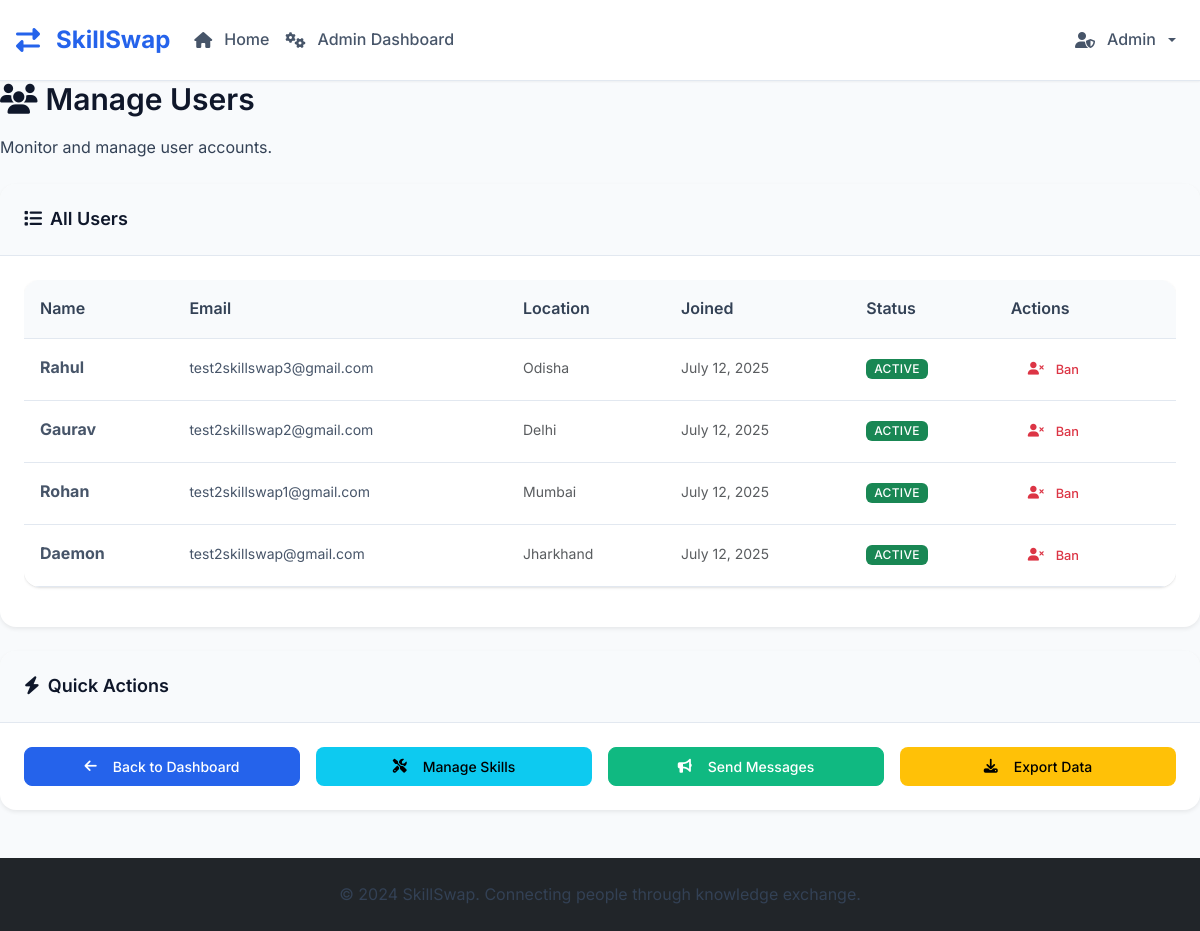
/admin/users (signed in), run on an earlier commit of the app's database.
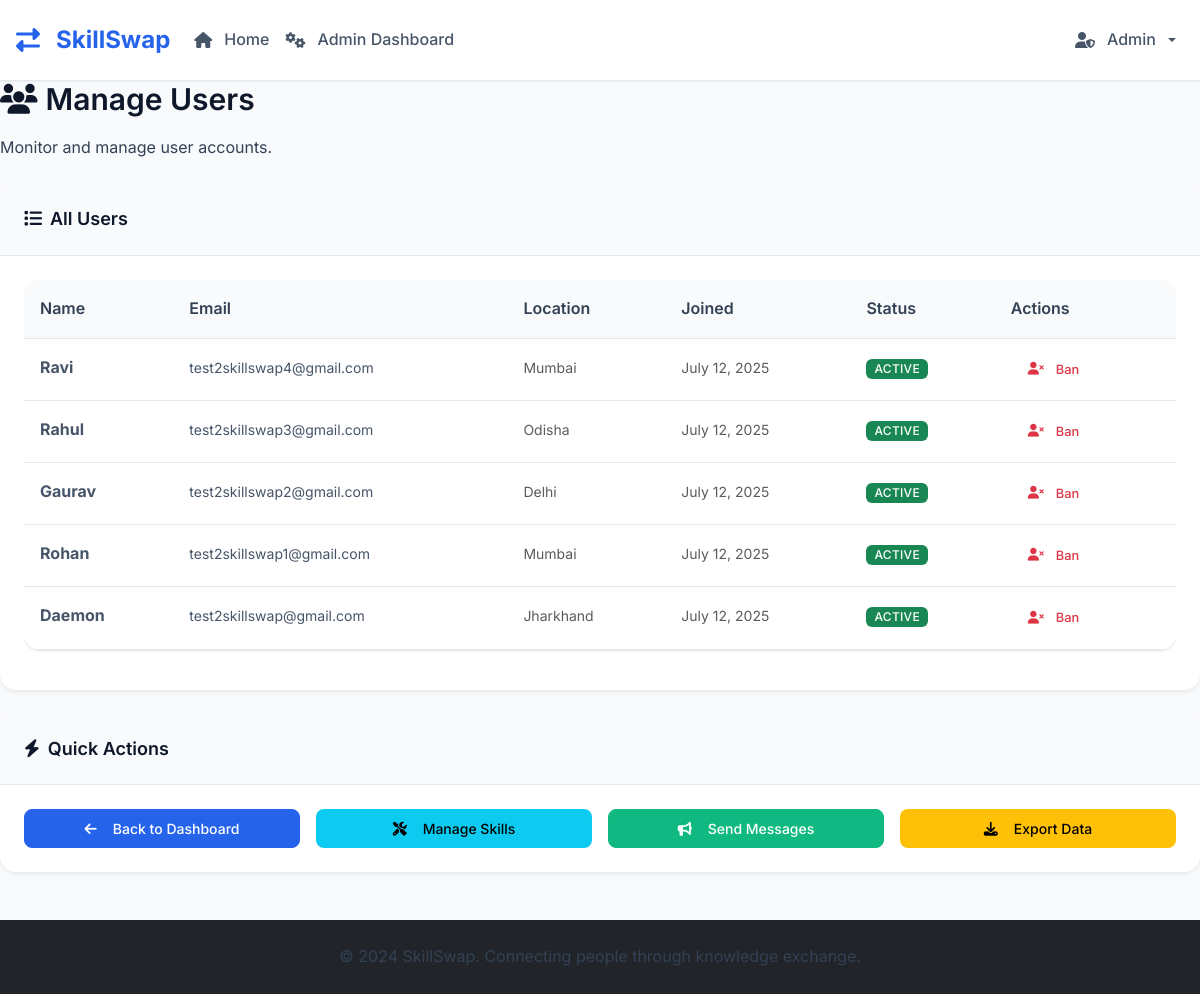
And on a later commit of the database.
### tables this page shows
CREATE TABLE users (
            id INTEGER PRIMARY KEY AUTOINCREMENT,
            email TEXT UNIQUE NOT NULL,
            password_hash TEXT NOT NULL,
            name TEXT NOT NULL,
            location TEXT,
            profile_photo TEXT,
            availability TEXT,
            is_public INTEGER DEFAULT 1,
            is_admin INTEGER DEFAULT 0,
            is_banned INTEGER DEFAULT 0,
            created_at TIMESTAMP DEFAULT CURRENT_TIMESTAMP
        , bio TEXT);

### skill_swap_app.py (the view)
@app.route('/admin/users')
@admin_required
def admin_users():
    conn = get_db()
    users = conn.execute('SELECT * FROM users WHERE is_admin = 0 ORDER BY created_at DESC').fetchall()
    conn.close()
    users = convert_rows_datetimes(users)
    return render_template('admin_users.html', users=users)

### skill_swap_app.py (called while the page is built)
def parse_datetime(timestamp_str):
    if timestamp_str is None:
        return None
    try:
        if 'T' in timestamp_str:
            return datetime.fromisoformat(timestamp_str.replace('Z', '+00:00'))
        else:
            return datetime.strptime(timestamp_str, '%Y-%m-%d %H:%M:%S')
    except:
        return None

def convert_row_datetimes(row):
    if row is None:
        return None
    if hasattr(row, 'keys'):
        row_dict = dict(row)
    else:
        row_dict = row
    timestamp_fields = ['created_at', 'updated_at']
    for field in timestamp_fields:
        if field in row_dict and row_dict[field]:
            row_dict[field] = parse_datetime(row_dict[field])
    return row_dict

def convert_rows_datetimes(rows):
    if not rows:
        return []
    return [convert_row_datetimes(row) for row in rows]

def get_db():
    conn = sqlite3.connect('skill_swap.db')
    conn.row_factory = sqlite3.Row
    return conn

### templates/admin_users.html (shortened to what the changed rows need)
{% extends "base.html" %}
{% block content %}
<div class="row mb-4">
    <div class="col-12">
        <div class="admin-stats">
            <h2 class="mb-3">
                <i class="fas fa-users me-2"></i>Manage Users
            </h2>
        </div>
    </div>
</div>
<div class="row">
    <div class="col-12">
        <div class="card border-0 shadow-sm">
            <div class="card-body">
                {% if users %}
                    <div class="table-responsive">
                        <table class="table table-hover">
                            <thead>
                                <tr>
                                    <th>Name</th>
                                    <th>Email</th>
                                    <th>Location</th>
                                    <th>Joined</th>
                                    <th>Status</th>
                                    <th>Actions</th>
                                </tr>
                            </thead>
                            <tbody>
                                {% for user in users %}
                                <tr>
                                    <td>
                                        <strong>{{ user.name }}</strong>
                                    </td>
                                    <td>
                                        <small>{{ user.email }}</small>
                                    </td>
                                    <td>
                                        <small class="text-muted">
                                            {{ user.location or 'Not specified' }}
                                        </small>
                                    </td>
                                    <td>
                                        <small class="text-muted">
                                            {% if user.created_at %}
                                                {{ user.created_at.strftime('%B %d, %Y') }}
                                            {% else %}
                                                Unknown
                                            {% endif %}
                                        </small>
                                    </td>
                                    <td>
                                        {% if user.is_banned %}
                                            <span class="badge bg-danger">Banned</span>
                                        {% else %}
                                            <span class="badge bg-success">Active</span>
                                        {% endif %}
                                    </td>
                                    <td>
                                        {% if user.is_banned %}
                                            <a href="{{ url_for('unban_user', user_id=user.id) }}"
                                               class="btn btn-sm btn-outline-success admin-action-btn"
                                               data-action="unban" data-target="user">
                                                <i class="fas fa-user-check me-1"></i>Unban
                                            </a>
                                        {% else %}
                                            <a href="{{ url_for('ban_user', user_id=user.id) }}"
                                               class="btn btn-sm btn-outline-danger admin-action-btn"
                                               data-action="ban" data-target="user">
                                                <i class="fas fa-user-times me-1"></i>Ban
                                            </a>
                                        {% endif %}
                                    </td>
                                </tr>
                                {% endfor %}
                            </tbody>
                        </table>
                    </div>
                {% else %}
                    <div class="text-center text-muted py-4">
                        <i class="fas fa-users fa-3x mb-3"></i>
                        <p>No users found</p>
                    </div>
                {% endif %}
            </div>
        </div>
    </div>
</div>
{% endblock %}

What changed in the data, as far as the page shows it:
added users: name "Ravi", email "test2skillswap4@gmail.com", location "Mumbai", created_at "July 12, 2025", is_banned "ACTIVE"
